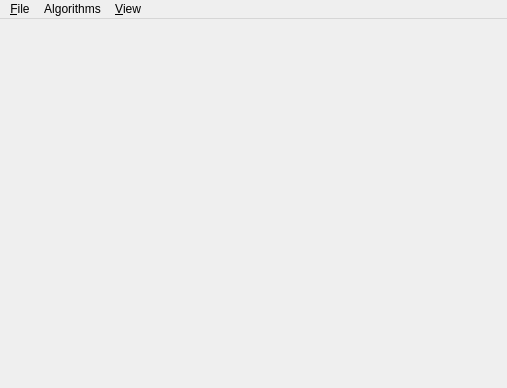
<?xml version="1.0" encoding="UTF-8"?>
<ui version="4.0">
 <class>MainWindow</class>
 <widget class="QMainWindow" name="MainWindow">
  <property name="geometry">
   <rect>
    <x>0</x>
    <y>0</y>
    <width>507</width>
    <height>388</height>
   </rect>
  </property>
  <property name="windowTitle">
   <string>Smooth Test</string>
  </property>
  <property name="windowIcon">
   <iconset resource="mesh.qrc">
    <normaloff>:/cgal/icons/resources/cgal_logo.xpm</normaloff>:/cgal/icons/resources/cgal_logo.xpm</iconset>
  </property>
  <property name="locale">
   <locale language="English" country="UnitedStates"/>
  </property>
  <widget class="QWidget" name="centralwidget">
   <layout class="QGridLayout">
    <item row="0" column="1">
     <widget class="Viewer" name="viewer" native="true">
      <property name="locale">
       <locale language="English" country="UnitedStates"/>
      </property>
     </widget>
    </item>
   </layout>
  </widget>
  <widget class="QMenuBar" name="menubar">
   <property name="geometry">
    <rect>
     <x>0</x>
     <y>0</y>
     <width>507</width>
     <height>26</height>
    </rect>
   </property>
   <widget class="QMenu" name="menuFile">
    <property name="title">
     <string>&amp;File</string>
    </property>
    <addaction name="actionLoad_oriented_points"/>
    <addaction name="actionCopy_snapshot"/>
    <addaction name="actionSave_snapshot"/>
    <addaction name="separator"/>
    <addaction name="actionQuit"/>
   </widget>
   <widget class="QMenu" name="menuView">
    <property name="title">
     <string>&amp;View</string>
    </property>
    <addaction name="actionView_vertices"/>
    <addaction name="actionView_edges"/>
    <addaction name="actionView_mesh"/>
   </widget>
   <widget class="QMenu" name="menuAlgorithms">
    <property name="title">
     <string>Algorithms</string>
    </property>
    <addaction name="actionMesh_with_implicit"/>
    <addaction name="actionMesh_sphere"/>
    <addaction name="actionMesh_ellipsoid"/>
    <addaction name="actionMesh_torus"/>
    <addaction name="separator"/>
    <addaction name="actionParameters"/>
   </widget>
   <addaction name="menuFile"/>
   <addaction name="menuAlgorithms"/>
   <addaction name="menuView"/>
  </widget>
  <action name="actionQuit">
   <property name="text">
    <string>&amp;Quit</string>
   </property>
   <property name="shortcut">
    <string>Ctrl+Q</string>
   </property>
  </action>
  <action name="actionLoad_points">
   <property name="text">
    <string>Load point set...</string>
   </property>
   <property name="shortcut">
    <string>Ctrl+O</string>
   </property>
  </action>
  <action name="actionView_points">
   <property name="checkable">
    <bool>true</bool>
   </property>
   <property name="checked">
    <bool>true</bool>
   </property>
   <property name="text">
    <string>Vertices</string>
   </property>
   <property name="shortcut">
    <string>P</string>
   </property>
  </action>
  <action name="actionSave_snapshot">
   <property name="text">
    <string>Save snapshot</string>
   </property>
  </action>
  <action name="actionCopy_snapshot">
   <property name="text">
    <string>Copy snapshot</string>
   </property>
   <property name="shortcut">
    <string>Ctrl+C</string>
   </property>
  </action>
  <action name="actionView_edges">
   <property name="checkable">
    <bool>true</bool>
   </property>
   <property name="checked">
    <bool>true</bool>
   </property>
   <property name="text">
    <string>Edges</string>
   </property>
   <property name="shortcut">
    <string>E</string>
   </property>
  </action>
  <action name="actionParameters">
   <property name="text">
    <string>Parameters</string>
   </property>
   <property name="shortcut">
    <string>Shift+P</string>
   </property>
  </action>
  <action name="actionSnapshot">
   <property name="text">
    <string>Snapshot</string>
   </property>
   <property name="shortcut">
    <string>Ctrl+C</string>
   </property>
  </action>
  <action name="actionView_mesh">
   <property name="checkable">
    <bool>true</bool>
   </property>
   <property name="checked">
    <bool>true</bool>
   </property>
   <property name="text">
    <string>Mesh</string>
   </property>
   <property name="toolTip">
    <string>View alpha shape</string>
   </property>
   <property name="shortcut">
    <string>M</string>
   </property>
  </action>
  <action name="actionMesh_sphere">
   <property name="text">
    <string>Mesh sphere</string>
   </property>
   <property name="shortcut">
    <string/>
   </property>
  </action>
  <action name="actionView_vertices">
   <property name="checkable">
    <bool>true</bool>
   </property>
   <property name="checked">
    <bool>true</bool>
   </property>
   <property name="text">
    <string>Vertices</string>
   </property>
   <property name="shortcut">
    <string>V</string>
   </property>
  </action>
  <action name="actionMesh_torus">
   <property name="text">
    <string>Mesh torus</string>
   </property>
  </action>
  <action name="actionMesh_ellipsoid">
   <property name="text">
    <string>Mesh ellipsoid</string>
   </property>
  </action>
  <action name="actionLoad_oriented_points">
   <property name="text">
    <string>Load oriented points</string>
   </property>
  </action>
  <action name="actionMesh_with_implicit">
   <property name="text">
    <string>Mesh with implicit function</string>
   </property>
  </action>
 </widget>
 <customwidgets>
  <customwidget>
   <class>Viewer</class>
   <extends>QWidget</extends>
   <header>viewer.h</header>
  </customwidget>
 </customwidgets>
 <resources>
  <include location="mesh.qrc"/>
 </resources>
 <connections/>
</ui>
